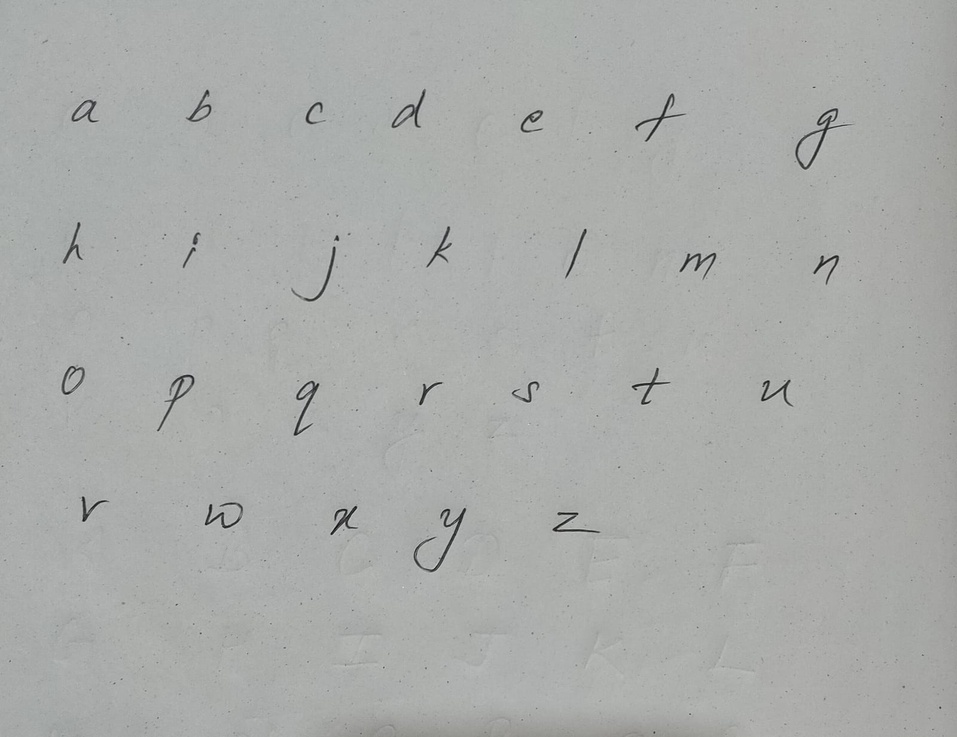
#> input picture handwriting_sample.jpeg, 957 x 737 px, shrunk from 1600 x 1233 before the run
$ python -i character_segmentation.py   (imports and definitions only)
#> lines starting #> are read from the running program, lines starting #| are printed output that depends on the picture; after the words box and inside, x2 and y2 are one past the last pixel; in counts of white or black regions, pixels touching at a corner belong together
#This is an intermediate backend code which lies in repo GEMINI_API.
#Had to split into two backends for load balancing

import cv2
import os
import numpy as np
import google.generativeai as genai

GEMINI = os.getenv("GENAI_API_KEY")

# [1 line not run here, left out]

def recognize_characters_from_images(image_paths):

    model = genai.GenerativeModel("gemini-2.0-flash")
    image_contents = []
    for path in image_paths:
        with open(path, "rb") as f:
            image_data = f.read()
        image_contents.append({
            "mime_type": "image/png",
            "data": image_data
        })
    prompt = (
         "You are given up to 6 images of **individual handwritten characters**, "
         "in order from left to right, top to bottom. These characters can be from a-z, A-Z, or 0-9. "
          "Please return the exact sequence of characters in that order, with no explanation or extra text. "
          "Just a string of characters like 'abcdef' and make your length of response is equal to the received number of images."
    )
    # Gemini expects a list: [prompt, image1, image2, ...]
    response = model.generate_content([prompt] + image_contents)
    characters = response.text.strip()
    # Defensive: Only take as many characters as images
    if len(characters) != len(image_paths):
        print(f"Warning: Gemini returned unexpected result: '{characters}' for batch {image_paths}")
        characters = characters[:len(image_paths)]
    return characters

def process_uploaded_image(input_image_path):
#> called with input_image_path = '../handwriting_sample.jpeg'
    output_directory = "processed_characters"
    if not os.path.exists(output_directory):
        os.makedirs(output_directory)

    image = cv2.imread(input_image_path)
#> image is the input picture: shape (737, 957, 3); mean B, G, R 170, 172, 170
    gray_image = cv2.cvtColor(image, cv2.COLOR_BGR2GRAY)
    _, binary_image = cv2.threshold(gray_image, 127, 255, cv2.THRESH_BINARY_INV)
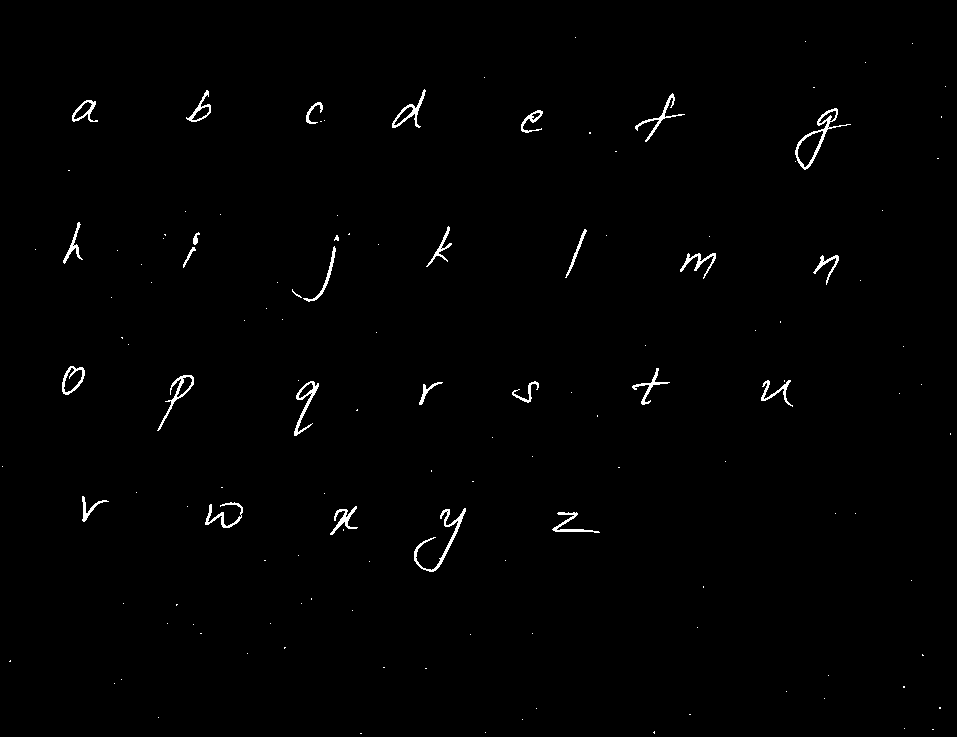
#> binary_image: shape (737, 957); 0.86% white in thin lines or dots

    kernel = np.ones((3, 3), np.uint8)
    binary_image = cv2.morphologyEx(binary_image, cv2.MORPH_OPEN, kernel)
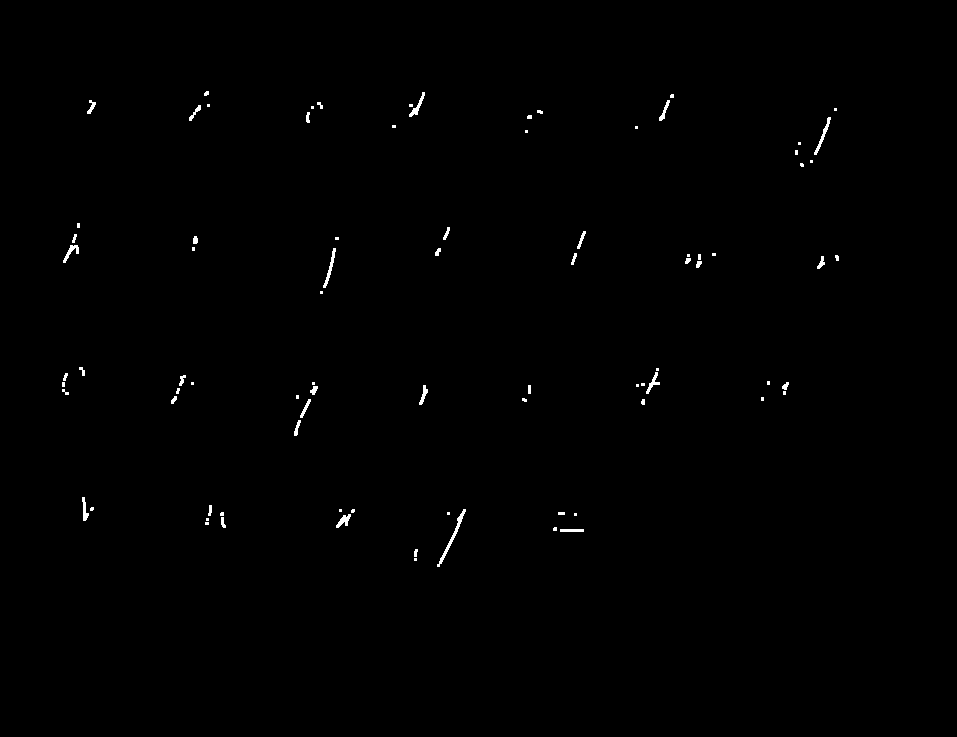
#> binary_image: shape (737, 957); 0.39% white; 84 white regions (43 under 20 px), largest, box (x1, y1, x2, y2) and area: (437, 509, 466, 567) 209, (323, 248, 336, 288) 131, (814, 117, 831, 155) 129
    binary_image = cv2.morphologyEx(binary_image, cv2.MORPH_CLOSE, kernel)
#> binary_image: shape (737, 957); 0.4% white; 68 white regions (30 under 20 px)

    contours, _ = cv2.findContours(binary_image, cv2.RETR_EXTERNAL, cv2.CHAIN_APPROX_SIMPLE)
#> contours = 68 contours, 38 with area under 20; largest, box (x1, y1, x2, y2) and area: (437, 509, 466, 567) 150, (63, 234, 79, 263) 100, (323, 248, 336, 288) 89, (814, 117, 831, 155) 89, (336, 514, 351, 528) 84
    bounding_boxes = [cv2.boundingRect(c) for c in contours]
#> bounding_boxes = 68 items, first 6: (414, 549, 4, 12), (560, 529, 24, 3), (553, 527, 4, 4), (336, 514, 15, 14), (574, 513, 3, 3), (558, 512, 7, 3)

    def merge_close_boxes(boxes, threshold=20):
#> called with threshold = 20
        merged_boxes = []
        for box in boxes:
            x, y, w, h = box
            merged = False
            for i in range(len(merged_boxes)):
                mx, my, mw, mh = merged_boxes[i]
                if not (x > mx + mw + threshold or mx > x + w + threshold or
                        y > my + mh + threshold or my > y + h + threshold):
                    nx, ny = min(x, mx), min(y, my)
                    nw, nh = max(x + w, mx + mw) - nx, max(y + h, my + mh) - ny
                    merged_boxes[i] = (nx, ny, nw, nh)
                    merged = True
                    break
            if not merged:
                merged_boxes.append(box)
#> this loop made 68 passes
#> (x, y, w, h) on passes 1 to 12: (414, 549, 4, 12), (560, 529, 24, 3), (553, 527, 4, 4), (336, 514, 15, 14), (574, 513, 3, 3), (558, 512, 7, 3), (447, 512, 3, 3), (220, 512, 6, 16), (437, 509, 29, 58), (351, 509, 4, 4), (339, 509, 3, 3), (90, 507, 4, 4)
#> after the loop, merged_boxes = 28 items, first 6: (414, 509, 52, 58), (553, 512, 31, 20), (336, 509, 19, 19), (447, 512, 3, 3), (205, 505, 21, 23), (82, 497, 12, 24)
        return merged_boxes

    merged_boxes = merge_close_boxes(bounding_boxes)
    sorted_boxes = sorted(merged_boxes, key=lambda b: (b[1], b[0]))
#> sorted_boxes = 28 items, first 6: (189, 91, 21, 30), (392, 92, 33, 36), (659, 94, 15, 27), (87, 100, 9, 14), (306, 102, 17, 21), (795, 108, 42, 59)
    extracted_images = []
    temp_image_paths = []
    batch_size = 6
    i = 0
    for i, (x, y, w, h) in enumerate(sorted_boxes):
        if w > 10 and h > 10:
            char_image = binary_image[y:y + h, x:x + w]
            temp_path = os.path.join(output_directory, f"temp_{i}.png")
            cv2.imwrite(temp_path, 255 - char_image)
            print(f"Before : {temp_path}")
            temp_image_paths.append(temp_path)

            # When batch is ready or last image, process batch
            if len(temp_image_paths) == batch_size or i == len(sorted_boxes) - 1:
                if i == len(sorted_boxes) - 1:
                    print("i has reached the final image")
                recognized_chars = recognize_characters_from_images(temp_image_paths)
                for img_path, char in zip(temp_image_paths, recognized_chars):
                    output_path = os.path.join(output_directory, f"{char}.png")
                    counter = 1
                    while os.path.exists(output_path):
                        base_name = f"{char}_{counter}.png"
                        output_path = os.path.join(output_directory, base_name)
                        counter += 1

                    os.rename(img_path, output_path)
                    print(f"Saved: {output_path}")
                    extracted_images.append(output_path)
                temp_image_paths = []  # Reset for next batch
#> this loop made 7 passes
#| Before : processed_characters/temp_0.png
#| Before : processed_characters/temp_1.png
#| Before : processed_characters/temp_2.png
#| Before : processed_characters/temp_4.png
#| Before : processed_characters/temp_5.png
#| Before : processed_characters/temp_6.png
#> pass 1, in process_uploaded_image, `char_image = binary_image[y:y + h, x:x + w]`:
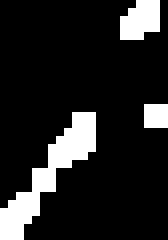
#> char_image: shape (30, 21) (shown 8 times larger); 14.1% white; 3 white regions (1 under 20 px), largest, box (x1, y1, x2, y2) and area: (0, 14, 12, 30) 60, (15, 0, 20, 5) 20
#> pass 2, in process_uploaded_image, `char_image = binary_image[y:y + h, x:x + w]`:
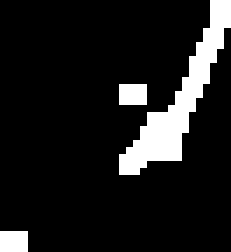
#> char_image: shape (36, 33) (shown 7 times larger); 11.2% white; 3 white regions (2 under 20 px), largest, box (x1, y1, x2, y2) and area: (17, 0, 33, 25) 109
#> after the loop, extracted_images = []; temp_image_paths = ['processed_characters/temp_0.png', 'processed_characters/temp_1.png', 'processed_characters/temp_2.png', 'processed_characters/temp_4.png', 'processed_characters/temp_5.png', 'processed_characters/temp_6.png']


    print(f"Final value of i: {i}")
    print(f"Length of extracted images: {len(extracted_images)}")
    return extracted_images

#> (the run stopped early here; a loop or call above may not have finished)
